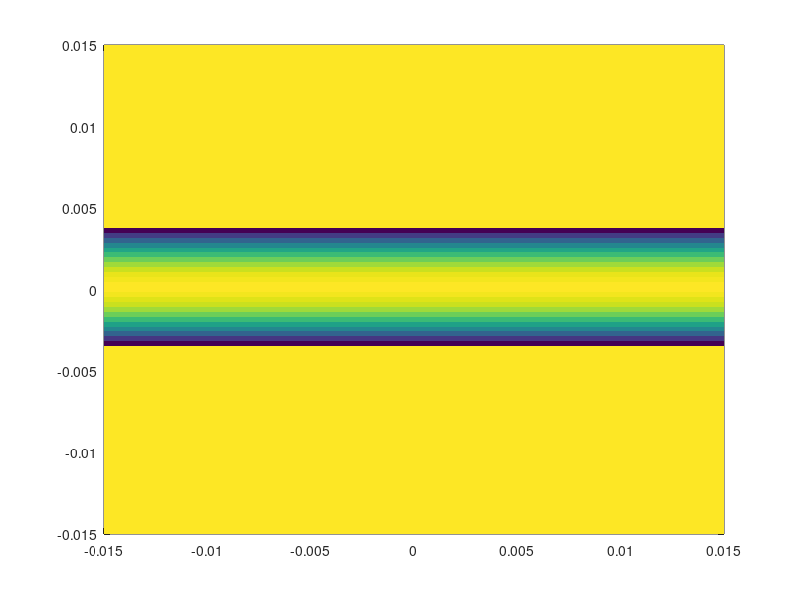
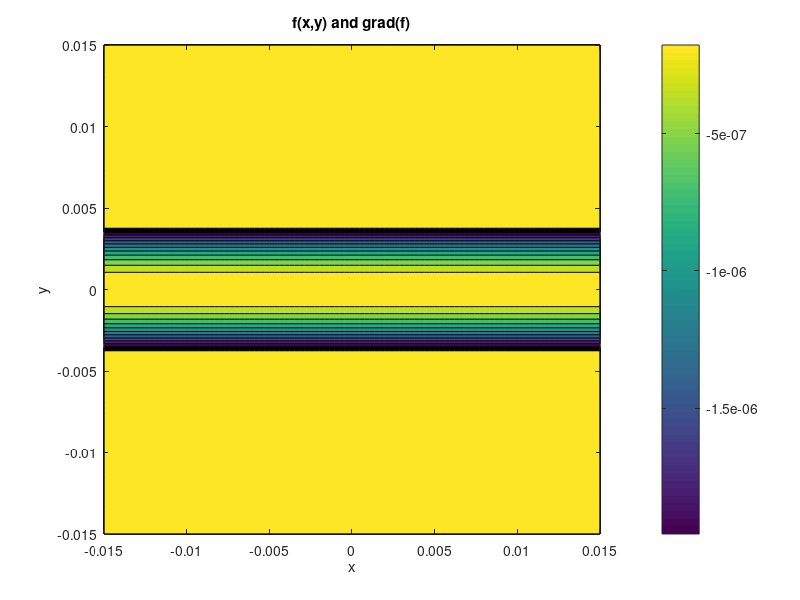

Write the MATLAB code that produced these figures, in order. (Note: this script raises an error after producing the figures.)
%% Multidimensional function and partial derivatives:  grad and div (laplacian and curl also useful)
lx=100;
ly=100;
% lz=100;
%constants
I=10;
a=0.005;
m0=(4*pi)*10.^(-7);

% x=linspace(-5,5,lx);
% y=linspace(-5,5,ly);
x = linspace(-3*a,3*a,lx);
y = linspace(-3*a,3*a,ly);
% z = linspace(-3*a,3*a,lz);
[X,Y]=meshgrid(x,y);
% [X,Y,Z]=meshgrid(x,y,z);
 
%f=exp(-(X.^2)/2/2).*exp(-Y.^2/2/1);

f = zeros(100,100);
for i=1:100
    for j=1:100
        if (sqrt((x(i))^2 +(y(i))^2) < a)
            f(i,j) = ((((m0.*I)/(2.*pi.*(a.^2))).*(sqrt((x(i)).^2 +(y(i)).^2).*(-y(i))/(sqrt((x(i)).^2+(y(i)).^2)+(x(i))./(sqrt((x(i)).^2+(y(i)).^2))))));
        else
            f(i,j) = ((((m0.*I)/(2.*pi).*(sqrt((x(i)).^2 +(y(i)).^2).*(-y(i))./(sqrt((x(i)).^2+(y(i)).^2)+(x(i))/(sqrt((x(i)).^2+(y(i)).^2)))))));
        end %if 
    end %for
end %for
 

%% plotter
figure(1);
pcolor(x,y,f);
set(gcf,'color','white');
shading flat;

figure(2);
contourf(x,y,f);
xlabel('x');
ylabel('y');
title('f(x,y) and grad(f)');
colorbar;

%gradient of scalar function
dx=x(2)-x(1);
dy=y(2)-y(1);
dz=z(2)-z(1);

%% Gradient
gradx=zeros(size(f));
grady=zeros(size(f));

%x component of gradient
gradx(:,1)=(f(:,2)-f(:,1))/dx;
for ix=2:lx-1
    gradx(:,ix)=(f(:,ix+1)-f(:,ix-1))/2/dx;    %\partial/\partial x
end %for
gradx(:,lx)=(f(:,lx)-f(:,lx-1))/dx;

%y component of gradient
grady(1,:)=(f(2,:)-f(1,:))/dy;
for iy=2:ly-1
    grady(iy,:)=(f(iy+1,:)-f(iy-1,:))/2/dy;    %\partial/\partial y
end %for
grady(ly,:)=(f(ly,:)-f(ly-1,:))/dy;

%add quiver on top of color plot
hold on;
quiver(X,Y,gradx,grady,'Color','white','LineWidth',2);
set(gca,'FontSize',24);
hold off;

% %% Curl 
% curlx=zeros(size(f));
% curly=zeros(size(f));
% curlz=zeros(size(f));
% 
% %x component of curl
% curlx(:,1)=(f(:,2)-f(:,1))/dx;
% for ix=2:lx-1
%     curlx(:,ix)=(f(:,ix+1)-f(:,ix-1))/2/dx;    %\partial/\partial x
% end %for
% curlx(:,lx)=(f(:,lx)-f(:,lx-1))/dx;
% 
% %y component of curl 
% curly(1,:)=(f(2,:)-f(1,:))/dy;
% for iy=2:ly-1
%     curly(iy,:)=(f(iy+1,:)-f(iy-1,:))/2/dy;    %\partial/\partial y
% end %for
% curly(ly,:)=(f(ly,:)-f(ly-1,:))/dy;
% 
% %z component of curl 
% curlz(1,:)=(f(2,:)-f(1,:))/dz;
% for iz=2:lz-1
%     curlz(iz,:)=(f(iz+1,:)-f(iz-1,:))/2/dz;    %\partial/\partial z
% end %for
% curlz(lz,:)=(f(lz,:)-f(lz-1,:))/dz;
% 
% %add quiver for curl on top of color plot
% figure(3);
% contour3(x,y,f);
% xlabel('x');
% ylabel('y');
% zlabel('z');
% title('f(x,y,z) and grad(f)');
% colorbar;
% quiver3(X,Y,Z,curlx,curly,curlz,'Color','white','LineWidth',2);
% set(gca,'FontSize',24);
% hold off;

%% Take the Laplacian by taking divergence of the previously computed gradient
f=gradx;
g=grady;

%x-derivative part of the divergence
divx=zeros(size(f));
divx(:,1)=(f(:,2)-f(:,1))/dx;
for ix=2:lx-1
    divx(:,ix)=(f(:,ix+1)-f(:,ix-1))/2/dx;
end %for
divx(:,lx)=(f(:,lx)-f(:,lx-1))/dx;

%y-derivative part of the divergence
divy=zeros(size(y));
divy(1,:)=(g(2,:)-g(1,:))/dy;
for iy=2:ly-1
    divy(iy,:)=(g(iy+1,:)-g(iy-1,:))/2/dy;
end %for
divy(ly,:)=(g(ly,:)-g(ly-1,:))/dy;


%z-derivative part of the divergence 
% divz=zeros(size(z));
% divz(1,:)=(g(2,:)-g(1,:))/dz;
% for iz=2:lz-1
%     divz(iz,:)=(g(iz+1,:)-g(iz-1,:))/2/dz;
% end %for
% divz(ly,:)=(g(lz,:)-g(lz-1,:))/dz;

div=divx+divy;    %this is really laplacian b/c input is gradient

figure(4);
surface(x,y,div);
set(gca,'FontSize',24);
xlabel('x');
ylabel('y');
zlabel('z');
title('laplacian(f)');
colorbar;